Frame 1 (no input): blank canvas, image omitted
Frame 60 (the mouse pressed at the canvas centre just before this capture): blank canvas, image omitted
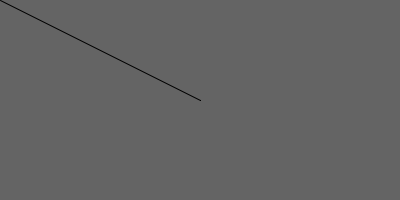
Frame 120 (the mouse held since frame 60 and released just before this capture)

The Processing sketch whose frames 1 and 60 were blank and that drew this single picture after the mouse press (run headless with seeded random() and noise(); from frame 60 on, the mouse is pressed at the canvas centre):

// Processing sketch: processing_386
// ── processing_386.pde

boolean isDrawing = false;

void setup(){
  size(400,200);
  background(100);
}

void mousePressed() {
  isDrawing=true;
}

void mouseReleased() {
  isDrawing=false;
}

void draw() {
  fill(0);
  if(isDrawing) {
    //point(mouseX, mouseY);
    line(mouseX,mouseY,pmouseX,pmouseY);
  }
}
